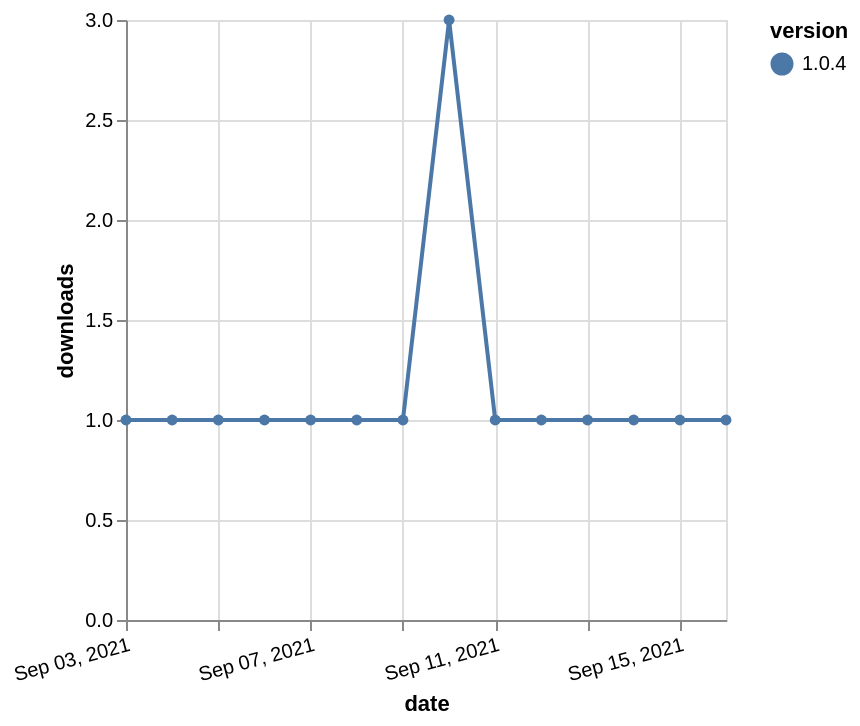

Express this chart as Vega-Lite.
### Vega-Lite specification from a JSON file in a GitHub repository (floating-point values rounded to 4 significant figures)
{"$schema": "https://vega.github.io/schema/vega-lite/v5.json", "description": "A simple bar chart with embedded data.", "data": {"values": [{"date": "2021-09-03", "total": 349, "delta": 1, "version": "1.0.4"}, {"date": "2021-09-04", "total": 350, "delta": 1, "version": "1.0.4"}, {"date": "2021-09-05", "total": 351, "delta": 1, "version": "1.0.4"}, {"date": "2021-09-06", "total": 352, "delta": 1, "version": "1.0.4"}, {"date": "2021-09-07", "total": 353, "delta": 1, "version": "1.0.4"}, {"date": "2021-09-08", "total": 354, "delta": 1, "version": "1.0.4"}, {"date": "2021-09-09", "total": 355, "delta": 1, "version": "1.0.4"}, {"date": "2021-09-10", "total": 358, "delta": 3, "version": "1.0.4"}, {"date": "2021-09-11", "total": 359, "delta": 1, "version": "1.0.4"}, {"date": "2021-09-12", "total": 360, "delta": 1, "version": "1.0.4"}, {"date": "2021-09-13", "total": 361, "delta": 1, "version": "1.0.4"}, {"date": "2021-09-14", "total": 362, "delta": 1, "version": "1.0.4"}, {"date": "2021-09-15", "total": 363, "delta": 1, "version": "1.0.4"}, {"date": "2021-09-16", "total": 364, "delta": 1, "version": "1.0.4"}]}, "width": "container", "mark": {"type": "line", "point": {"filled": true}}, "encoding": {"x": {"field": "date", "type": "temporal", "timeUnit": "yearmonthdate", "title": "date", "axis": {"labelAngle": -15}}, "y": {"field": "delta", "type": "quantitative", "title": "downloads"}, "color": {"field": "version", "type": "nominal"}, "tooltip": {"field": "delta"}}}
